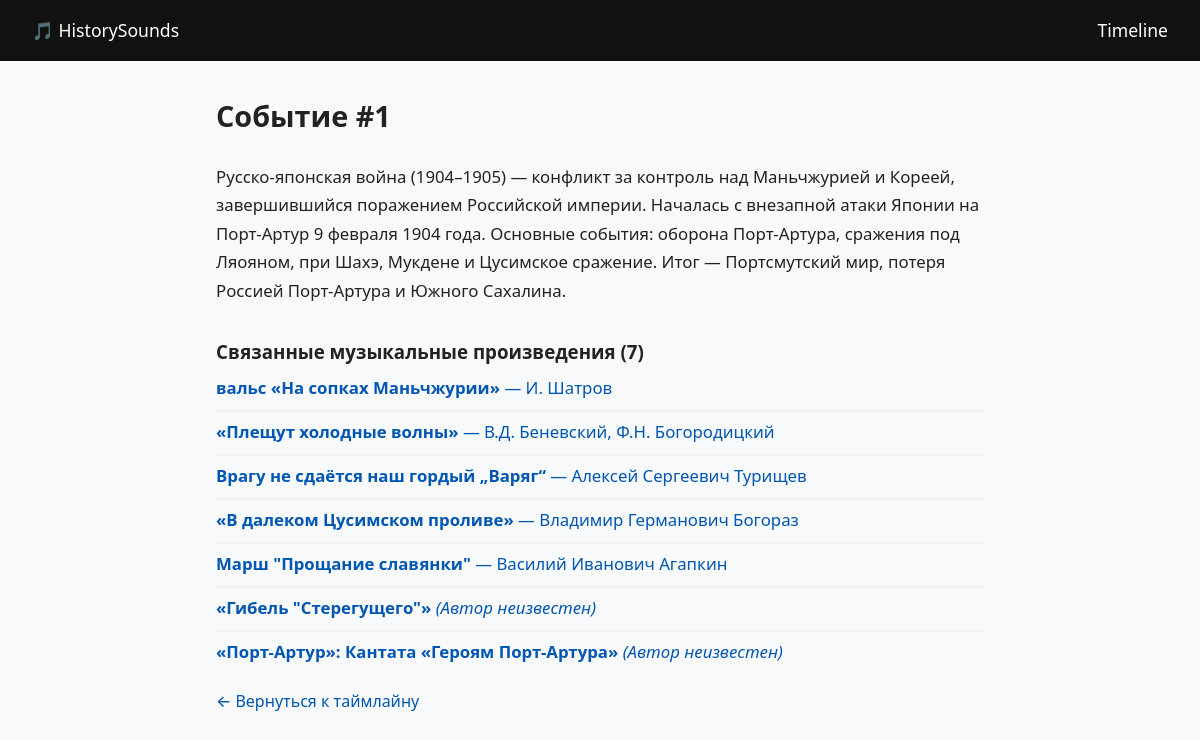
Screenshot of /event/1 with the database file from the repository.
### models/events.py (models this page shows)
class Event(Base):
    __tablename__ = "events"
    id = Column(Integer, primary_key=True, index=True, autoincrement=True)
    description = Column(String, nullable=False)
    excel_id = Column(String, index=True)
    songs = relationship("Song", secondary=song_event, back_populates="events")

### models/songs.py (models this page shows)
class Song(Base):
    __tablename__ = "songs"
    id = Column(Integer, primary_key=True, index=True, autoincrement=True)
    name = Column(String, nullable=False)
    composer = Column(String, nullable=False)
    description = Column(Text, nullable=True)
    events = relationship("Event", secondary=song_event, back_populates="songs")

### app.py (the view)
@app.get("/event/{event_id}", response_class=HTMLResponse)
async def event_page(request: Request, event_id: int, db: Session = Depends(get_db)):
    event = db.query(Event).filter(Event.id == event_id).first()
    if not event:
        raise HTTPException(status_code=404, detail="Event not found")
    return templates.TemplateResponse(request, "event.html", {"event": event})

### templates/event.html
{% extends "base.html" %}
{% block content %}
<article class="event-page">
    <h1>Событие #{{ event.id }}</h1>
    <p class="description">{{ event.description }}</p>
    {% if event.songs %}
    <section class="linked-songs">
        <h3>Связанные музыкальные произведения ({{ event.songs|length }})</h3>
        <ul class="song-list">
        {% for song in event.songs %}
            <li>
                <a href="/song/{{ song.name | e }}" class="song-link">
                    <strong>{{ song.name }}</strong>
                    {% set comp = (song.composer or "")|string|trim %}
                    {% if comp and comp|lower not in ['nan', 'none', '', '?', '—', '-'] %}
                        — {{ comp }}
                    {% else %}
                        <em>(Автор неизвестен)</em>
                    {% endif %}
                </a>
            </li>
        {% endfor %}
        </ul>
    </section>
    {% else %}
    <p class="no-songs">Нет связанных музыкальных произведений.</p>
    {% endif %}
    <a href="/" class="back-link">← Вернуться к таймлайну</a>
</article>
{% endblock %}

### templates/base.html (shortened to what this page needs)
<!DOCTYPE html>
<html lang="en">
<head>
    <link rel="stylesheet" href="/static/style.css?v=2">
</head>
<body>
    <header>
        <a href="/" class="logo">🎵 HistorySounds</a>
        <nav><a href="/">Timeline</a></nav>
    </header>
    <main>{% block content %}{% endblock %}</main>
</body>
</html>

### static/style.css (style rules this page uses)
* { box-sizing: border-box; margin: 0; padding: 0; }
html, body { font-family: system-ui, -apple-system, "Segoe UI", Roboto, sans-serif; line-height: 1.6; color: #222; background: #f8f9fa; height: auto !important; overflow-y: auto !important; }
header { display: flex; justify-content: space-between; align-items: center; padding: 1rem 2rem; background: #111; color: white; }
header a { color: white; text-decoration: none; font-weight: 500; font-size: 1.1rem; }
main { max-width: 800px; margin: 2rem auto; padding: 0 1rem 4rem; height: auto !important; overflow: visible !important; }
h1 { margin-bottom: 1.5rem; font-size: 1.8rem; }
.song-link { text-decoration: none; color: #0056b3; font-size: 1.05rem; }
.description { margin-bottom: 1.5rem; font-size: 1.05rem; }
.back-link { display: inline-block; margin-top: 1rem; color: #0056b3; text-decoration: none; font-weight: 500; }
.event-page .description { white-space: pre-wrap; line-height: 1.7; margin-bottom: 2rem; }
.song-list { list-style: none; padding: 0; }
.song-list li { padding: 0.5rem 0; border-bottom: 1px solid #eee; }
.song-list li:last-child { border-bottom: none; }

### rows the page displays
Event: id "1", description "Русско-японская война (1904–1905) — конфликт за контроль над Маньчжурией и Кореей, завершившийся поражением Российской империи. Началась с внезапной атаки Японии на Порт-Артур 9 февраля 1904 года. Основные события: оборона Порт-Артура, сражения под Ляояном, при Шахэ, Мукдене и Цусимское сражение. Итог — Портсмутский мир, потеря Россией Порт-Артура и Южного Сахалина."
Song: name "вальс «На сопках Маньчжурии»", composer "И. Шатров"
Song: name "«Плещут холодные волны»", composer "В.Д. Беневский, Ф.Н. Богородицкий"
Song: name "Врагу не сдаётся наш гордый „Варяг“", composer "Алексей Сергеевич Турищев"
Song: name "«В далеком Цусимском проливе»", composer "Владимир Германович Богораз"
Song: name "Марш \"Прощание славянки\"", composer "Василий Иванович Агапкин"
Song: name "«Гибель \"Стерегущего\"»", shows "(Автор неизвестен)"
Song: name "«Порт-Артур»: Кантата «Героям Порт-Артура»", shows "(Автор неизвестен)"

### other values shown
{{ event.songs|length }} "7"
